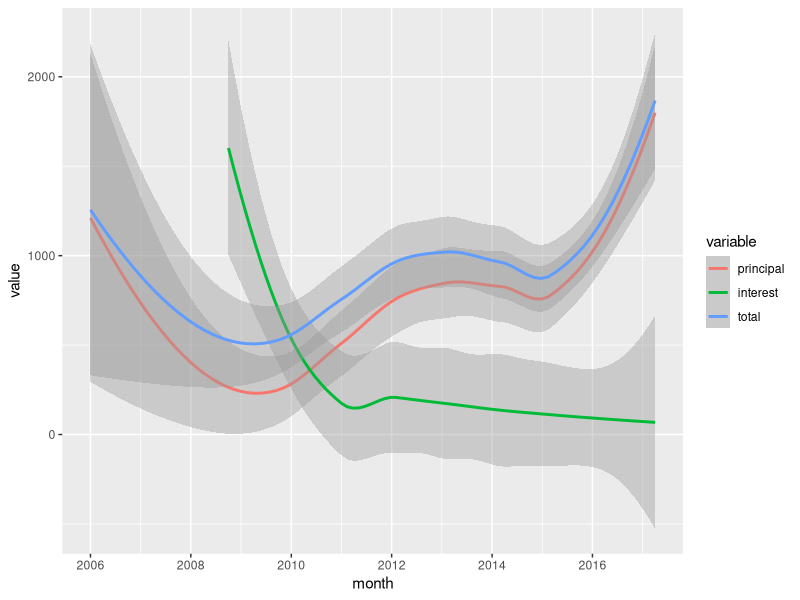

This chart was generated by the following R code:
library(readxl)
library(lubridate)
library(dplyr)
library(ggplot2)
library(reshape2)

## Download this file from navient.com
loans <- read_excel(path = 'ByTransaction.xlsx', sheet=1)

loans$month <- floor_date(loans$Date, 'month')

grouped <- 
  loans %>%
  group_by(month) %>%
  arrange(month) %>%
  summarise(principal=sum(Principal), interest = sum(Interest), total = sum(Total))


## dplyr and reshape2 not playing nicely, coerce to data.frame
grouped <- data.frame(grouped)
m <- melt(grouped, measure.vars = c("principal", "interest", "total"))
m$value <- m$value * -1

sum(subset(m, variable=='interest')[,3])
sum(subset(m, variable=='principal')[,3])
sum(subset(m, variable=='total')[,3])

m <- subset(m, value > 0)
ggplot(m, aes(x=month, y=value, colour=variable)) + geom_smooth()
